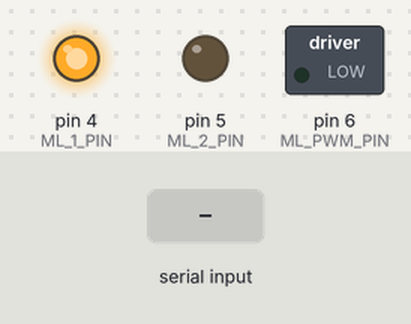
Simulated run of this sketch. Board: Arduino Uno, built with avr-gcc and run on an emulated ATmega328P. Shown: switched loads named in the sketch (green lamp = pin HIGH), output pins drawn as LEDs (lit = HIGH). The test bench sets the inputs (shaded band).

Above: at 1.2 s.
1.3 s: "90,45\n" received over Serial
At 2.7 s:
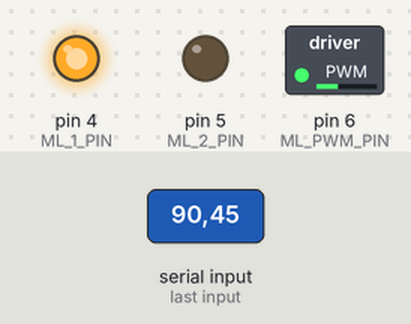
3.8 s: "30,150\n" received over Serial
At 5.8 s:
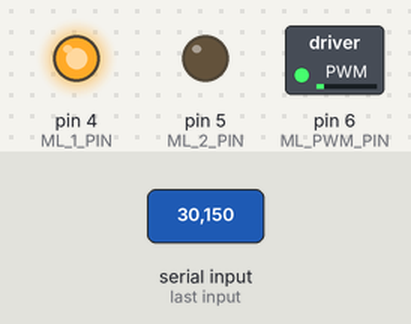
6.3 s: "200\n" received over Serial
At 7.7 s:
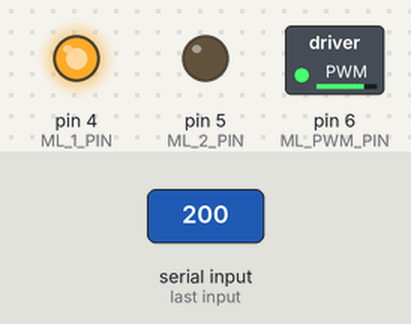
8.7 s: "90\n" received over Serial
At 10.7 s:
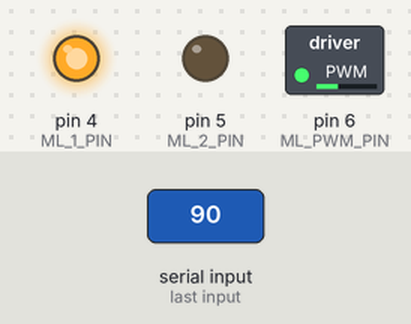
Timing chart, 0 to 12.1 s (numbered marks = the images above; inputs shaded):
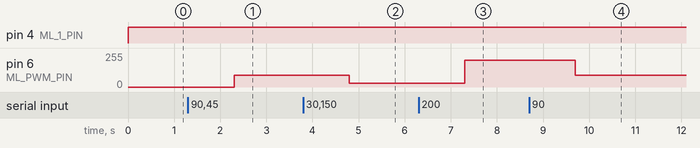

The sketch:

DC_motor_test1.ino
```cpp
#define ML_1_PIN 4
#define ML_2_PIN 5
#define ML_PWM_PIN 6

int pwm_L = 0;

void setup() {
  Serial.begin(115200);

  pinMode(ML_1_PIN, OUTPUT);
  pinMode(ML_2_PIN, OUTPUT);
  pinMode(ML_PWM_PIN, OUTPUT);
}

void loop() {
  if (Serial.available()>0)
  {
    String s = Serial.readString();
    pwm_L = s.toInt();
  }

  pwm_L = constrain(pwm_L, -255, 255);

  //Serial.println(pwm_L);

  if (pwm_L>=0)
  {
    digitalWrite(ML_1_PIN, HIGH);
    digitalWrite(ML_2_PIN, LOW);
  }
  else
  {
    digitalWrite(ML_1_PIN, LOW);
    digitalWrite(ML_2_PIN, HIGH);
  }
  analogWrite(ML_PWM_PIN, abs(pwm_L));
}
```

Measured:
- after the input at 1.3 s, pin 6 (ML_PWM_PIN): 0/255 → 90/255 after 1.0 s
- after the input at 3.8 s, pin 6 (ML_PWM_PIN): 90/255 → 30/255 after 1.0 s
- after the input at 6.3 s, pin 6 (ML_PWM_PIN): 30/255 → 200/255 after 1.0 s
- after the input at 8.7 s, pin 6 (ML_PWM_PIN): 200/255 → 90/255 after 1.0 s
